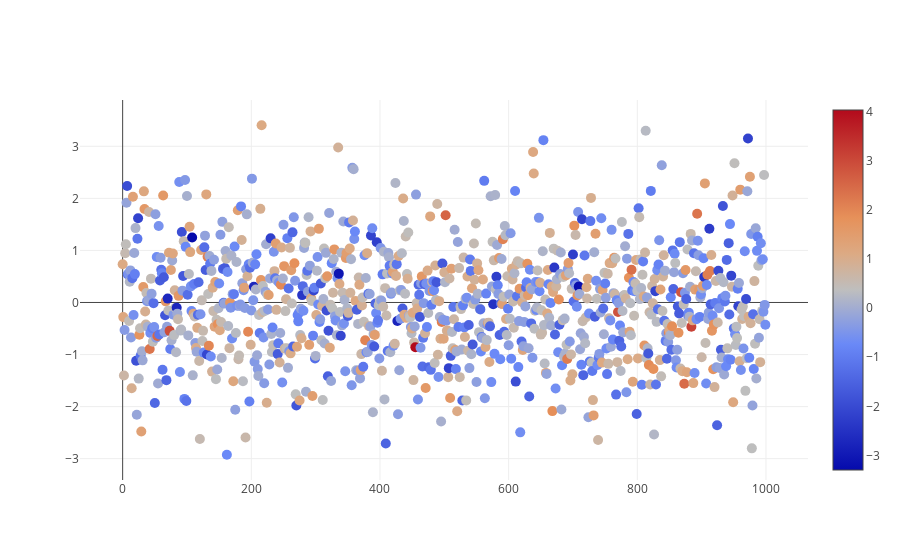

Notebook cell for this chart:
### Markdown cell above
# Scatter with a Color Dimension

### Code cell
import numpy as np

trace1 = go.Scatter(
    y = np.random.randn(1000),
    mode='markers',
# creating a dictionary for marker
    marker=dict(
        size='10',
        color = np.random.randn(1000), #set color equal to a variable
        colorscale='Coolwarm',
        showscale=True
    )
)
# creating data from trace
data = [trace1]

iplot(data)

### Figure 1 — Plotly figure (JSON) as saved in the notebook; plotly's stock layout.template omitted (floating-point values rounded to 4 significant figures; data arrays with more than 128 entries replaced by an {"elided": "..."} marker saying what was removed)
{"data": [{"marker": {"color": {"elided": "1000 float values"}, "colorscale": "Coolwarm", "showscale": true, "size": "10"}, "mode": "markers", "type": "scatter", "y": {"elided": "1000 float values"}}], "layout": {}}
